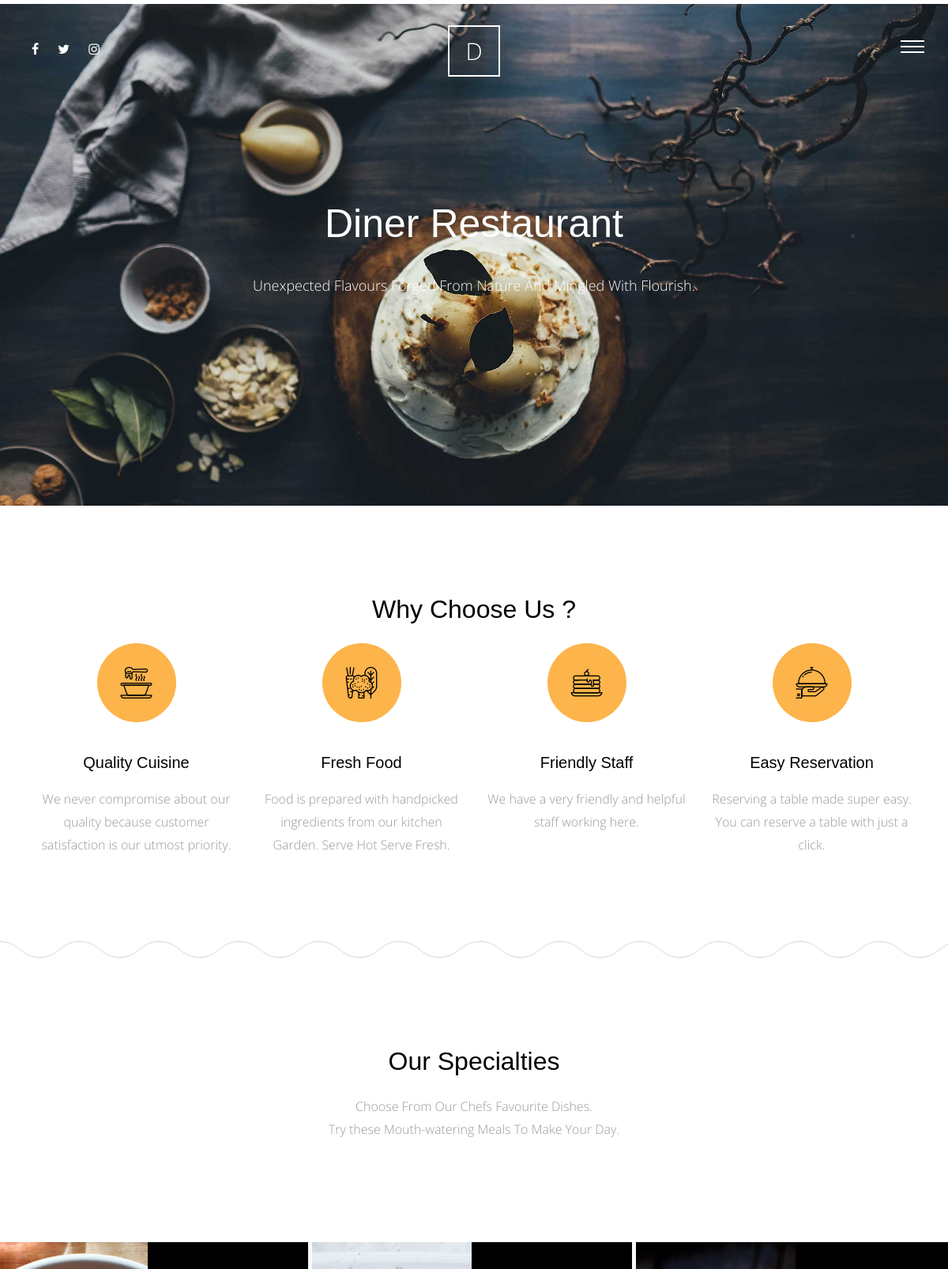
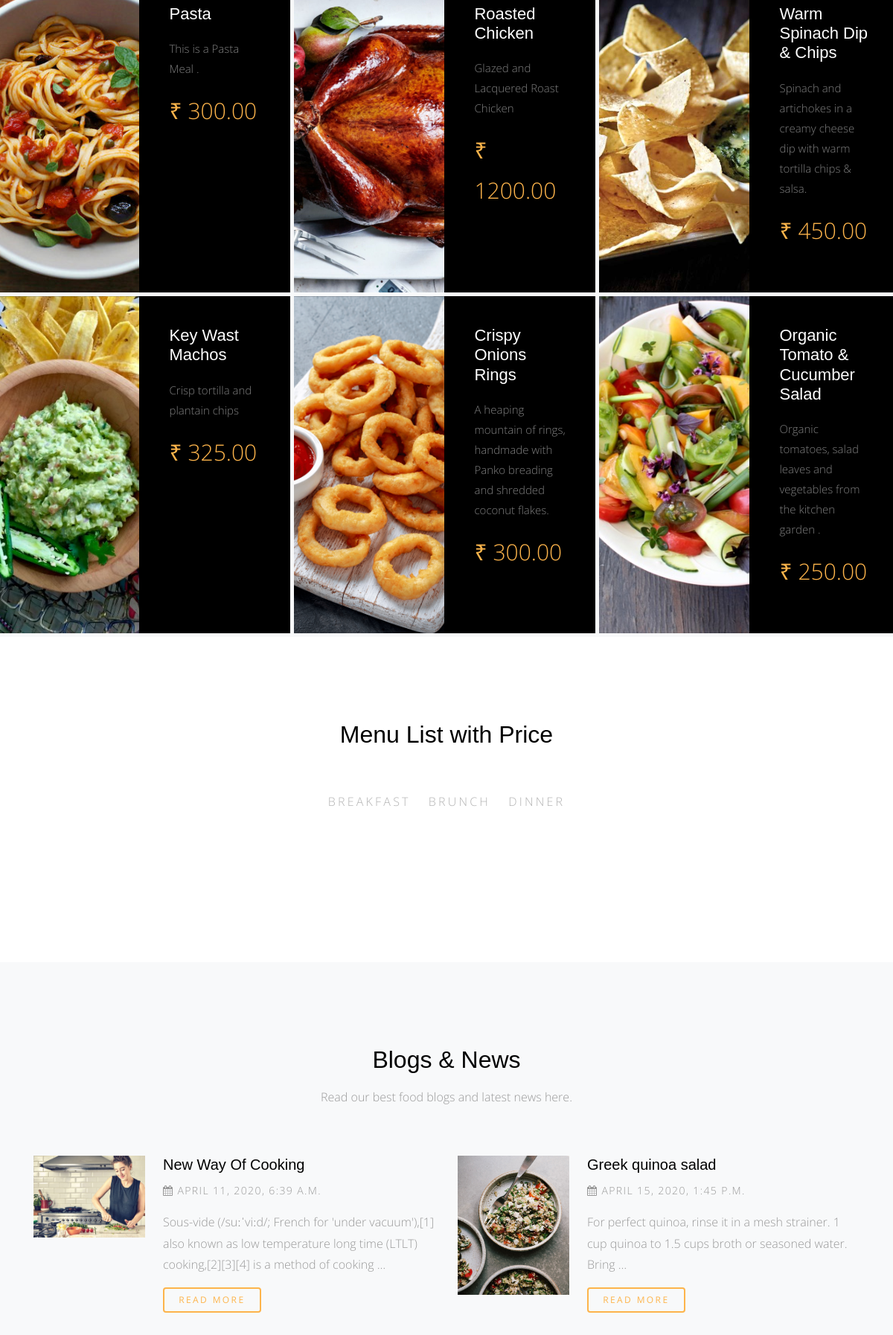
The page / (upper part) on the database its author committed (2 pictures, top to bottom).
### Meals/models.py (models this page shows, shortened)
class Meals(models.Model):
    name = models.CharField(max_length=50)
    desc = models.TextField(max_length=500)
    category = models.ForeignKey('Category',on_delete=models.SET_NULL,null = True)
    people = models.IntegerField()
    price = models.DecimalField(max_digits=10,decimal_places=2)
    preparation_time = models.IntegerField()
    image = models.ImageField(upload_to='Meals/')
    slug = models.SlugField(blank=True , null=True)
    class Meta:
        verbose_name  = 'Meal'
        verbose_name_plural = 'Meals'

class Category(models.Model):
    name = models.CharField(max_length=30)
    def __str__(self):
        return self.name
    class Meta:
        verbose_name  = 'category'
        verbose_name_plural = 'categories'

### blog/models.py (models this page shows, shortened)
class Post(models.Model):
    title = models.CharField(max_length=50)
    content = models.TextField()
    author = models.ForeignKey(User ,on_delete = models.CASCADE)
    created = models.DateTimeField(default = timezone.now)
    categories =models.ForeignKey('Category' ,null = True,on_delete = models.SET_NULL)
    img = models.ImageField(upload_to='blog/',blank=True ,null=True)
    class Meta:
        verbose_name = 'post'
        verbose_name_plural ='posts'

### home/views.py (the view)
# urls.py: 2. Add a URL to urlpatterns:  path('', views.home, name='home')
def home(request):
    meal = Meals.objects.all()[0:6]
    meal_list = Meals.objects.all()
    categories = Category.objects.all()
    posts = Post.objects.all()[0:3]
    posts2 = Post.objects.all()[3:]
    context ={
        'meals':meal,
        'categories':categories,
        'meal_list':meal_list,
        'posts':posts,
        'posts2':posts2
    }
    return render(request,'home/home.html',context)

### home/templates/home/home.html (shortened to what this page needs)
{% extends 'base.html' %}
{% load static %}
{% block body %}
      <div class="main-wrap">
        <div class="cover_1 cover_sm">
          <div class="img_bg" style="background-image:url({% static 'site_static/img/slider-1.jpg' %})" data-stellar-background-ratio="0.5">
            <div class="container">
              <div class="row align-items-center">
                <div class="col-md-12" data-aos="fade-up">
                  <h2 class="heading text-center mb-4" > Diner Restaurant </h2>
                  <p class="text-center lead" style>Unexpected Flavours Forged From Nature And Mingled With Flourish.</p>
                </div>
              </div>
            </div>
          </div>
        </div>
        <div class="section services-section">
          <div class="container">
              <h2 class="mb-4 text-center" style="margin-bottom:5px"> Why Choose Us ?</h2>
            <div class="row">
              <div class="col-md-6 col-lg-3" data-aos="fade-up">
                <div class="media feature-icon d-block text-center">
                  <div class="icon">
                    <span class="flaticon-soup"></span>
                  </div>
                  <div class="media-body">
                    <h3>Quality Cuisine</h3>
                    <p>We never compromise about our quality because customer satisfaction is our utmost priority.</p>
                  </div>
                </div>
              </div>
              <div class="col-md-6 col-lg-3" data-aos="fade-up" data-aos-delay="100">
                <div class="media feature-icon d-block text-center">
                  <div class="icon">
                    <span class="flaticon-vegetables"></span>
                  </div>
                  <div class="media-body">
                    <h3>Fresh Food</h3>
                    <p>Food is prepared with handpicked ingredients from our kitchen Garden. Serve Hot Serve Fresh.</p>
                  </div>
                </div>
              </div>
              <div class="col-md-6 col-lg-3" data-aos="fade-up" data-aos-delay="300">
                <div class="media feature-icon d-block text-center">
                  <div class="icon">
                    <span class="flaticon-pancake"></span>
                  </div>
                  <div class="media-body">
                    <h3>Friendly Staff</h3>
                    <p>We have a very friendly and helpful staff working here.</p>
                  </div>
                </div>
              </div>
              <div class="col-md-6 col-lg-3" data-aos="fade-up" data-aos-delay="500">
                <div class="media feature-icon d-block text-center">
                  <div class="icon">
                    <span class="flaticon-tray"></span>
                  </div>
                  <div class="media-body">
                    <h3>Easy Reservation</h3>
                    <p>Reserving a table made super easy. You can reserve a table with just a click.</p>
                  </div>
                </div>
              </div>
            </div>
          </div>
        </div>
        <div class="section">
          <div class="container">
            <div class="row justify-content-center">
              <div class="col-md-7 text-center"  data-aos="fade-up">
                <h2 class="mb-4">Our Specialties</h2>
                <p class="lead">Choose From Our Chefs Favourite Dishes.<br>Try these Mouth-watering Meals To Make Your Day. </p>
              </div>
            </div>
          </div>
        </div>
        <div class="section pt-0 pb-0">
          <div class="menus d-flex bg-light">
            {% for meal in meals  %}
                  <div class="d-flex item" style="padding-bottom:5px;padding-right:5px">
                    <div class="image" style="background-image:url({{meal.image.url}}) " data-aos="fade"></div>
                    <div class="text">
                      <h3>{{meal.name}}</h3>
                      <p class="lead" style="font-size:15px">{{meal.desc}}</p>
                      <p class="price">&#8377; {{meal.price}}</p>
                    </div>
                  </div>
            {% endfor %}
          </div>
        </div>
        <div class="section">
          <div class="container">
            <div class="row justify-content-center">
              <div class="col-md-8" data-aos="fade-up">
                <h2 class="mb-5 text-center">Menu List with Price</h2>
                <ul class="nav site-tab-nav" id="pills-tab" role="tablist">
                  {% for category in categories %}
                      <li class="nav-item">
                        <a class="nav-link " id="{{category}}-tab" data-toggle="pill" href="#{{category}}" role="tab" aria-controls="{{category}}" aria-selected="true">{{category}}</a>
                      </li>
                  {% endfor %}
                </ul>
              </div>
            </div>
          </div>
        </div>
        <div class="section bg-light">
          <div class="container">
            <div class="row justify-content-center mb-5" data-aos="fade-up">
              <div class="col-md-8  text-center">
                <h2 class="mb-3">Blogs &amp; News</h2>
                <p class="lead">Read our best food  blogs and latest news here.</p>
              </div>
            </div>
            <div class="row">
              <div class="col-lg-6">
                {% for post in posts %}
                <div class="media d-block d-lg-flex mb-5"  data-aos="fade-up" data-aos-delay="100">
                  <figure class="mr-4 horizontal">
                    <img src="{{post.img.url}}" alt="Image placeholder" class="img-fluid">
                  </figure>
                  <div class="media-body">
                    <h3><a href="{% url 'blog:post_detail' post.id %}">{{post.title}}</a></h3>
                    <p class="post-meta"><span><span class="fa fa-calendar"></span> {{post.created}}</span></p>
                    <p>{{post.content|truncatewords:20}}</p>
                    <p><a href="{% url 'blog:post_detail' post.id %}" class="btn btn-primary btn-outline-primary btn-sm">Read More</a></p>
                  </div>
                </div>
                {% endfor %}
              </div>
              <div class="col-lg-6">
                {% for post in posts2 %}
                <div class="media d-block d-lg-flex mb-5"  data-aos="fade-up" data-aos-delay="100">
                  <figure class="mr-4 horizontal">
                    <img src="{{post.img.url}}" alt="Image placeholder" class="img-fluid">
                  </figure>
                  <div class="media-body">
                    <h3><a href="{% url 'blog:post_detail' post.id %}">{{post.title}}</a></h3>
                    <p class="post-meta"><span><span class="fa fa-calendar"></span> {{post.created}}</span></p>
                    <p>{{post.content|truncatewords:20}}</p>
                    <p><a href="{% url 'blog:post_detail' post.id %}" class="btn btn-primary btn-outline-primary btn-sm">Read More</a></p>
                  </div>
                </div>
                {% endfor %}
              </div>
            </div>
          </div>
        </div>
      </div>
{% endblock body %}

### static/site_static/css/style.css (style rules this page uses)
html { overflow-x: hidden; }
body { background: #fff; font-family: "Open Sans", cursive; font-size: 16px; line-height: 1.8; font-weight: 300; color: #999999; }
a { -webkit-transition: .3s all ease; -o-transition: .3s all ease; transition: .3s all ease; text-decoration: none; }
h1, h2, h3, h4, h5 { color: #000; font-family: "Playfair Display", Arial, sans-serif; }
h1 a, h2 a, h3 a, h4 a, h5 a { color: #000; }
.btn, .form-control { outline: none; }
.btn { font-size: 13px; text-transform: uppercase; letter-spacing: .2em; }
.btn.btn-primary { color: #fff; border-width: 2px; }
.btn.btn-sm { font-size: 12px; }
.btn.btn-outline-primary { border-width: 2px; color: #fdb44b; }
@media (min-width: 992px) { .media figure.horizontal { width: 150px; } }
.media h3 { font-size: 20px; margin-bottom: 10px; }
.media .post-meta { font-size: 14px; letter-spacing: .1em; text-transform: uppercase; }
.site-tab-nav { display: block; text-align: center; margin-bottom: 80px !important; }
.site-tab-nav li { float: none; display: inline-block; *display: inline; zoom: 1; }
.site-tab-nav li a { background: none; color: #b3b3b3; font-size: 16px; text-transform: uppercase; letter-spacing: .2em; border-bottom: 2px solid transparent; padding-left: 0; padding-right: 0; margin: 0 10px; }
.site-tab-nav, .nav-pills { text-align: center; }
.services-section { background: url("../img/curve_line.svg") repeat-x bottom left; }
.lead { font-size: 16px; }
.feature-icon .icon { text-align: center; height: 100px; width: 100px; border-radius: 50%; display: inline-block; position: relative; margin-bottom: 30px; background: #fdb44b; }
.feature-icon .icon > span { color: #000; font-size: 40px; position: absolute; top: 50%; left: 50%; -webkit-transform: translate(-50%, -50%); -ms-transform: translate(-50%, -50%); transform: translate(-50%, -50%); }
.feature-icon h3 { margin-bottom: 20px; }
.section { padding: 7em 0; }
.cover_1 { position: relative; }
.cover_1 .lead { color: #fff; font-size: 18px; }
.cover_1 .img_bg { background-repeat: no-repeat; background-size: cover !important; background-position: center center; }
.cover_1 .img_bg, .cover_1 .img_bg > .container > .row { min-height: 700px; height: 100vh; }
.cover_1.cover_sm .img_bg, .cover_1.cover_sm .img_bg > .container > .row { min-height: 600px; height: 80vh; }
.cover_1 .heading { color: white; font-weight: 300; font-size: 30px; line-height: 1.5; }
@media (min-width: 768px) { .cover_1 .heading { font-size: 50px; line-height: 1.5; } }
.menus { display: -webkit-box; display: -ms-flexbox; display: flex; -ms-flex-wrap: wrap; flex-wrap: wrap; margin-right: -15px; margin-left: -15px; }
@media (min-width: 576px) { .menus .item { -webkit-box-flex: 0; -ms-flex: 0 0 100%; flex: 0 0 100%; max-width: 100%; } }
@media (min-width: 768px) { .menus .item { -webkit-box-flex: 0; -ms-flex: 0 0 50%; flex: 0 0 50%; max-width: 50%; } }
@media (min-width: 992px) { .menus .item { -webkit-box-flex: 0; -ms-flex: 0 0 50%; flex: 0 0 50%; max-width: 50%; } }
@media (min-width: 1200px) { .menus .item { -webkit-box-flex: 0; -ms-flex: 0 0 33.33333%; flex: 0 0 33.33333%; max-width: 33.33333%; } }
.menus .item .image, .menus .item .text { width: 50%; }
.menus .item .image { background-size: cover; background-position: center center; }
.menus .item .text { padding: 40px; background: #000; }
.menus .item .text h3 { color: #fff; font-size: 22px; margin-bottom: 20px; }
.menus .item .text p { color: #fff; font-size: 13px; opacity: .5; }
.menus .item .text .price { font-size: 30px; color: #fdb44b; opacity: 1; }

### rows shown on the page
Meals: image (picture), name "Pasta", desc "This is a Pasta Meal .", price "300.00"
Meals: image (picture), name "Roasted Chicken", desc "Glazed and Lacquered Roast Chicken", price "1200.00"
Meals: image (picture), name "Warm Spinach Dip & Chips", desc "Spinach and artichokes in a creamy cheese dip with warm tortilla chips & salsa.", price "450.00"
Meals: image (picture), name "Key Wast Machos", desc "Crisp tortilla and plantain chips", price "325.00"
Meals: image (picture), name "Crispy Onions Rings", desc "A heaping mountain of rings, handmade with Panko breading and shredded coconut flakes.", price "300.00"
Meals: image (picture), name "Organic Tomato & Cucumber Salad", desc "Organic tomatoes, salad leaves and vegetables from the kitchen garden .", price "250.00"
Category: name "BREAKFAST"
Category: name "BRUNCH"
Category: name "DINNER"
Post: img (picture), title "New Way Of Cooking", created "APRIL 11, 2020, 6:39 A.M.", content "Sous-vide (/suːˈviːd/; French for 'under vacuum'),[1] also known as low temperature long time (LTLT) cooking,[2][3][4] is a method of cooking …"
Post: img (picture), title "Greek quinoa salad", created "APRIL 15, 2020, 1:45 P.M.", content "For perfect quinoa, rinse it in a mesh strainer. 1 cup quinoa to 1.5 cups broth or seasoned water. Bring …"
